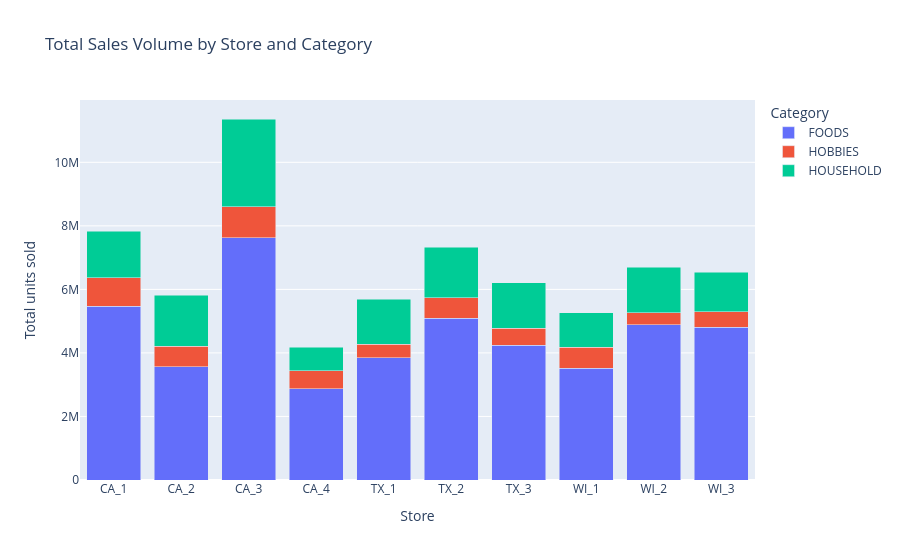

Here is the notebook cell this chart was saved with:
### Markdown cell above
## 9. Sales Volume by Store and Category

### Code cell
store_cat_total = (
    long.groupby(["store_id", "cat_id"])["sales"]
    .sum()
    .reset_index()
)

fig = px.bar(
    store_cat_total,
    x="store_id",
    y="sales",
    color="cat_id",
    barmode="stack",
    title="Total Sales Volume by Store and Category",
    labels={"sales": "Total units sold", "store_id": "Store", "cat_id": "Category"},
)
fig.show()

### Figure 1 — Plotly figure (JSON) as saved in the notebook; plotly's stock layout.template omitted (floating-point values rounded to 4 significant figures)
{"data": [{"hovertemplate": "Category=FOODS<br>Store=%{x}<br>Total units sold=%{y}<extra></extra>", "legendgroup": "FOODS", "marker": {"color": "#636efa", "pattern": {"shape": ""}}, "name": "FOODS", "orientation": "v", "showlegend": true, "textposition": "auto", "type": "bar", "x": ["CA_1", "CA_2", "CA_3", "CA_4", "TX_1", "TX_2", "TX_3", "WI_1", "WI_2", "WI_3"], "xaxis": "x", "y": [5471661, 3567477, 7625660, 2871065, 3840554, 5091362, 4240190, 3517285, 4882317, 4814856], "yaxis": "y"}, {"hovertemplate": "Category=HOBBIES<br>Store=%{x}<br>Total units sold=%{y}<extra></extra>", "legendgroup": "HOBBIES", "marker": {"color": "#EF553B", "pattern": {"shape": ""}}, "name": "HOBBIES", "orientation": "v", "showlegend": true, "textposition": "auto", "type": "bar", "x": ["CA_1", "CA_2", "CA_3", "CA_4", "TX_1", "TX_2", "TX_3", "WI_1", "WI_2", "WI_3"], "xaxis": "x", "y": [892083, 650360, 977613, 575531, 437433, 647815, 538882, 667705, 378618, 474616], "yaxis": "y"}, {"hovertemplate": "Category=HOUSEHOLD<br>Store=%{x}<br>Total units sold=%{y}<extra></extra>", "legendgroup": "HOUSEHOLD", "marker": {"color": "#00cc96", "pattern": {"shape": ""}}, "name": "HOUSEHOLD", "orientation": "v", "showlegend": true, "textposition": "auto", "type": "bar", "x": ["CA_1", "CA_2", "CA_3", "CA_4", "TX_1", "TX_2", "TX_3", "WI_1", "WI_2", "WI_3"], "xaxis": "x", "y": [1468504, 1600558, 2760267, 735938, 1414836, 1590465, 1426868, 1076516, 1437053, 1253085], "yaxis": "y"}], "layout": {"barmode": "stack", "legend": {"title": {"text": "Category"}, "tracegroupgap": 0}, "title": {"text": "Total Sales Volume by Store and Category"}, "xaxis": {"anchor": "y", "domain": [0, 1], "title": {"text": "Store"}}, "yaxis": {"anchor": "x", "domain": [0, 1], "title": {"text": "Total units sold"}}}}
